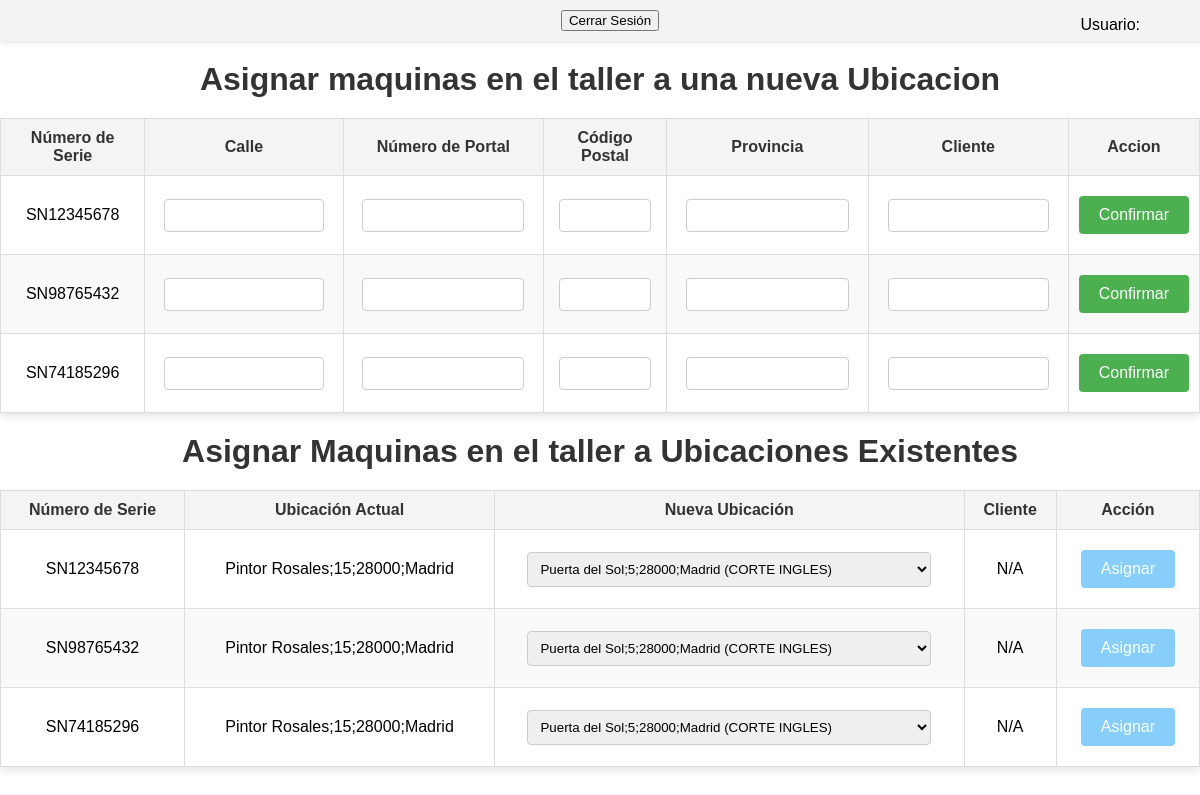
Page /m2/ubicaciones.php on the committed database.
### tables this page shows
CREATE TABLE maquina(
		idmaquina	INT 			AUTO_INCREMENT PRIMARY KEY
	,	numserie	VARCHAR(32)		NOT NULL
    ,	idestado	INT 			NOT NULL		 
    ,	idubicacion	INT 			NOT NULL		 
													 
    ,	capacidad	INT				NOT NULL         
	,   stockmax    INT             NOT NULL		 
    ,	modelo		VARCHAR(32) 	NOT NULL		 
    ,	foto		VARCHAR(128)	NOT NULL		 
    ,	FOREIGN KEY (idestado) 	  REFERENCES estado(idestado)
    ,	FOREIGN KEY (idubicacion) REFERENCES ubicacion(idubicacion)
);

CREATE TABLE ubicacion(
		idubicacion	INT 		AUTO_INCREMENT PRIMARY KEY
	,	cliente		VARCHAR(64)	NOT NULL
	,	dir			VARCHAR(64) NOT NULL 	 
);

### clases/basededatos.php (called while the page is built, shortened)
<?php
class database{
    public static function CloseConn(): bool{
        return true;
    }
}
?>

### m2/ubicaciones.php (the view, shortened to what this page needs)
<?php
require_once DOCROOT . "/clases/basededatos.php";
require_once DOCROOT . '/clases/funciones.php';
$dbh = conectar();
echo crearMenu($dbh);
?>
<?php
try {
    $sql = "
        SELECT m.numserie, u.dir
        FROM maquina m
        JOIN ubicacion u ON m.idubicacion = u.idubicacion
        WHERE u.idubicacion = 1";
    $stmt = $dbh->query($sql);
    $maquinas = $stmt->fetchAll(PDO::FETCH_ASSOC);
} catch (Exception $e) {
    echo "<p>Error: " . $e->getMessage() . "</p>";
}
try {
$sqlUbicaciones = "SELECT idubicacion, dir, cliente FROM ubicacion WHERE idubicacion != 1";
$stmtUbicaciones = $dbh->query($sqlUbicaciones);
$ubicaciones = $stmtUbicaciones->fetchAll(PDO::FETCH_ASSOC);
} catch (Exception $e) {
    echo "<p>Error: " . $e->getMessage() . "</p>";
}
?>
<!DOCTYPE html>
<html lang="es">
<head>
    <link rel="stylesheet" href="./css/ubicaciones.css">
    <link rel="stylesheet" href="/topvending/css/hallentrada.css">
</head>
<body>
    <h1 id="h1">Asignar maquinas en el taller a una nueva Ubicacion</h1>
    <?php if ($maquinas): ?>
        <table id="tabla1">
            <thead>
                <tr>
                    <th>Número de Serie</th>
                    <th>Calle</th>
                    <th>Número de Portal</th>
                    <th>Código Postal</th>
                    <th>Provincia</th>
                    <th>Cliente</th>
                    <th>Accion</th>
                </tr>
            </thead>
            <tbody>
                <?php foreach ($maquinas as $maquina): ?>
                    <tr>
                        <td><?php echo htmlspecialchars($maquina['numserie']); ?></td>
                        <form method="POST" action="ubicaciones.php">
                            <td><input type="text" name="calle" pattern="[A-Za-z\s]+" required></td>
                            <td><input type="number" name="numportal" min="1" required></td>
                            <td><input type="number" name="codigo_postal" min="1000" max="60000"required></td>
                            <td><input type="text" name="provincia" pattern="[A-Za-z\s]+" required></td>
                            <td><input type="text" name="cliente" required></td>
                            <td>
                                <button type="submit" id="btn1">Confirmar</button>
                            </td>
                        </form>
                    </tr>
                <?php endforeach; ?>
            </tbody>
        </table>
    <?php else: ?>
        <p>No hay máquinas en el taller para actualizar.</p>
    <?php endif; ?>
    <h2 id="h2">Asignar Maquinas en el taller a Ubicaciones Existentes</h>
<?php if ($maquinas && $ubicaciones): ?>
    <table id="tabla2">
        <thead>
            <tr>
                <th>Número de Serie</th>
                <th>Ubicación Actual</th>
                <th>Nueva Ubicación</th>
                <th>Cliente</th>
                <th>Acción</th>
            </tr>
        </thead>
        <tbody>
            <?php foreach ($maquinas as $maquina): ?>
                <tr>
                    <td><?php echo htmlspecialchars($maquina['numserie']); ?></td>
                    <td><?php echo htmlspecialchars($maquina['dir']); ?></td>
                    <form method="POST" action="ubicaciones.php">
                        <td>
                            <select name="idubicacion" required>
                                <?php foreach ($ubicaciones as $ubicacion): ?>
                                    <option value="<?php echo htmlspecialchars($ubicacion['idubicacion']); ?>">
                                        <?php echo htmlspecialchars($ubicacion['dir'] . ' (' . $ubicacion['cliente'] . ')'); ?>
                                    </option>
                                <?php endforeach; ?>
                            </select>
                        </td>
                        <td>
                            <?php
                                $ubicacionActual = array_filter($ubicaciones, fn($u) => $u['idubicacion'] == $maquina['dir']);
                                echo htmlspecialchars($ubicacionActual[0]['cliente'] ?? "N/A");
                            ?>
                        </td>
                        <td>
                            <button type="submit" name="asignarUbicacion" id="btn2">Asignar</button>
                        </td>
                    </form>
                </tr>
            <?php endforeach; ?>
        </tbody>
    </table>
<?php else: ?>
    <p>No hay máquinas en el taller o ubicaciones disponibles para asignar.</p>
<?php endif; ?>
</body>
</html>

### m2/css/ubicaciones.css (style rules this page uses)
body { font-family: Arial, sans-serif; margin: 0; padding: 0; }
h1, h2 { text-align: center; margin: 20px 0; color: #333; }
h1 { font-size: 2em; }
h2 { font-size: 2em; }
table { width: 90%; margin: 20px auto; border-collapse: collapse; box-shadow: 0 4px 8px rgba(0, 0, 0, 0.1); background-color: #fff; overflow-x: auto; }
table th, table td { text-align: center; padding: 10px; border: 1px solid #ddd; word-wrap: break-word; }
table th { background-color: #f4f4f4; color: #333; }
table tr:nth-child(even) { background-color: #f9f9f9; }
input, select { width: 90%; padding: 8px; margin: 5px 0; border: 1px solid #ccc; border-radius: 4px; box-sizing: border-box; }
#btn1 { background-color: #4CAF50; color: white; padding: 10px 20px; margin: 10px 0; border: none; border-radius: 4px; cursor: pointer; font-size: 1em; }
#btn2 { background-color: lightskyblue; color: white; padding: 10px 20px; margin: 10px 0; border: none; border-radius: 4px; cursor: pointer; font-size: 1em; }
@media screen and (min-width: 768px) { table { width: 100%; } }

### rows in the picture
maquina: numserie "SN12345678", idubicacion.dir "Pintor Rosales;15;28000;Madrid", cliente "N/A"
maquina: numserie "SN98765432", idubicacion.dir "Pintor Rosales;15;28000;Madrid", cliente "N/A"
maquina: numserie "SN74185296", idubicacion.dir "Pintor Rosales;15;28000;Madrid", cliente "N/A"

### other values in the picture
form field idubicacion "Puerta del Sol;5;28000;Madrid (CORTE INGLES)"
